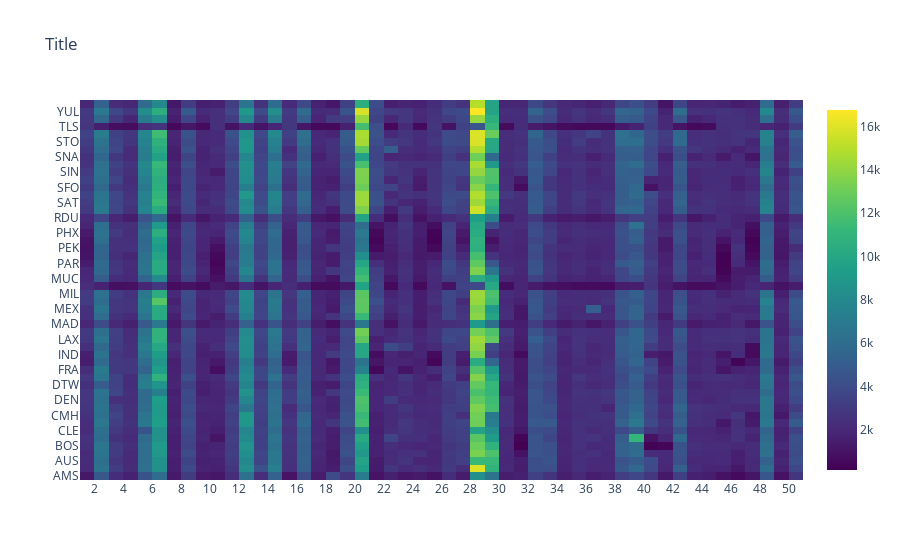

This figure's notebook cell:
### Code cell
fig = go.Figure(data=go.Heatmap(
        z=datagroup.values,
        x=datagroup.index,
        y=datagroup.columns,
        colorscale='Viridis'))

fig.update_layout(
    title='Title',
    xaxis_nticks=36)

fig.show()

### Figure 1 — Plotly figure (JSON) as saved in the notebook; plotly's stock layout.template omitted (floating-point values rounded to 4 significant figures; data arrays with more than 128 entries replaced by an {"elided": "..."} marker saying what was removed)
{"data": [{"colorscale": [[0, "#440154"], [0.1111, "#482878"], [0.2222, "#3e4989"], [0.3333, "#31688e"], [0.4444, "#26828e"], [0.5556, "#1f9e89"], [0.6667, "#35b779"], [0.7778, "#6ece58"], [0.8889, "#b5de2b"], [1, "#fde725"]], "type": "heatmap", "x": [1, 2, 3, 4, 5, 6, 7, 8, 9, 10, 11, 12, 13, 14, 15, 16, 17, 18, 19, 20, 21, 22, 23, 24, 25, 26, 27, 28, 29, 30, 31, 32, 33, 34, 35, 36, 37, 38, 39, 40, 41, 42, 43, 44, 45, 46, 47, 48, 49, 50, 51, 52], "y": ["AMS", "ATL", "AUS", "BNA", "BOS", "CHI", "CLE", "CLT", "CMH", "CPH", "DEN", "DFW", "DTW", "EWR", "FRA", "HOU", "IND", "LAS", "LAX", "LON", "MAD", "MCO", "MEX", "MIA", "MIL", "MSP", "MUC", "NYC", "PAR", "PDX", "PEK", "PHL", "PHX", "PIT", "RDU", "SAN", "SAT", "SEA", "SFO", "SHA", "SIN", "SJC", "SNA", "STL", "STO", "SYD", "TLS", "WAS", "YUL", "YYZ"], "z": {"elided": "52x50 float values"}}], "layout": {"title": {"text": "Title"}, "xaxis": {"nticks": 36}}}
